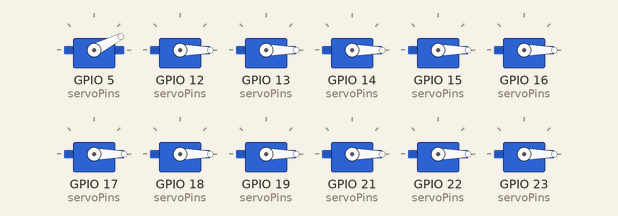
Simulated run of this sketch. Board: ESP32. On the bench: 12 × servo. Servo pulses on a pin are drawn as a servo (544–2400 µs = 0–180°).

Above: at 2.05 s.
At 3.5 s:
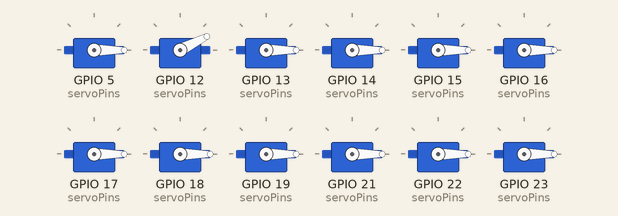
At 5.05 s:
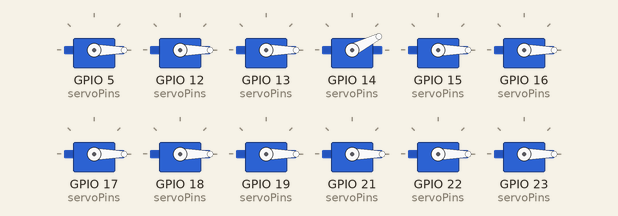
At 8.05 s:
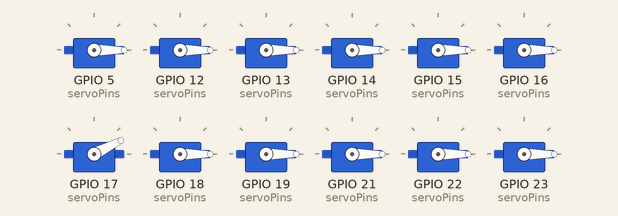
At 11.05 s:
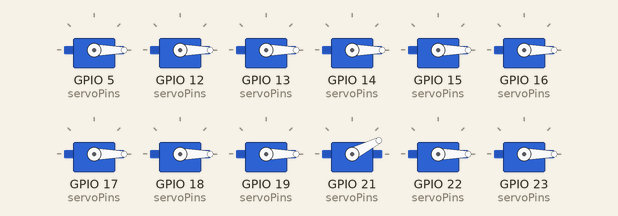
At 14.0 s:
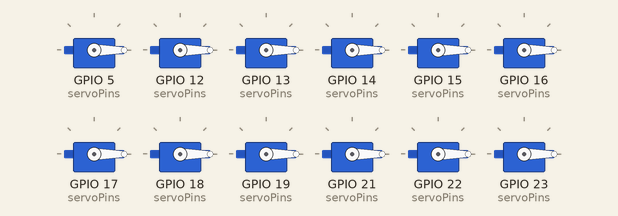
Timing chart, 0 to 17.6 s (numbered marks = the images above):
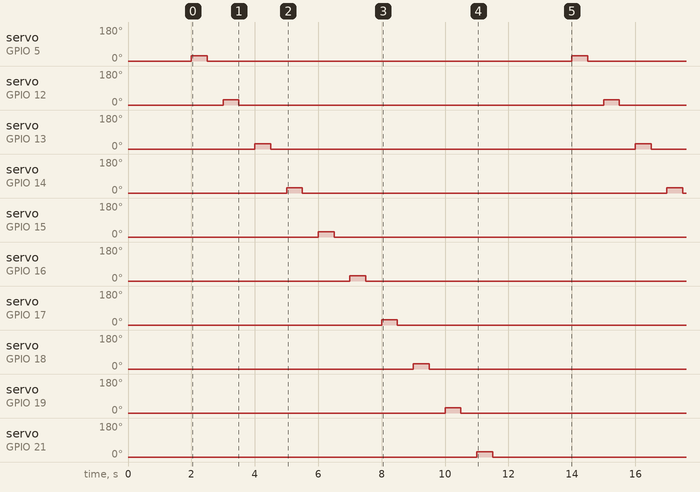

Measured:
- by itself, servo on GPIO 5 (servoPins), servo on GPIO 12 (servoPins), servo on GPIO 13 (servoPins), servo on GPIO 14 (servoPins), servo on GPIO 15 (servoPins), servo on GPIO 16 (servoPins), servo on GPIO 17 (servoPins), servo on GPIO 18 (servoPins), servo on GPIO 19 (servoPins), servo on GPIO 21 (servoPins), servo on GPIO 22 (servoPins), servo on GPIO 23 (servoPins): alternates 27° for 0.50 s and 0° for 11.5 s

The sketch:

Servo03.ino
```cpp
#include "esp32-hal-ledc.h"

uint32_t maxint = 65535;
uint32_t servoMax = 8000;
uint32_t servoMin = 1700;
uint32_t servoCenter = (servoMin + servoMax) / 2;
uint32_t servoLow = servoMin; //1700 + 1300;
uint32_t servoHigh = 1700 + 1000; //servoLow+1000;

const byte numberOfServos = 12;
byte servoPins[numberOfServos] = {5,12,13,14,15,16,17,18,19,21,22,23};

void setup() {
  //Serial.begin(9600);

  for (byte servoIndex = 0; servoIndex < numberOfServos; servoIndex++)
  {
    byte channel = servoIndex;
    byte servoPin = servoPins[servoIndex];

    ledcSetup(channel, 50, 16); // channel X, 50 Hz, 16-bit depth
    ledcAttachPin(servoPin, channel);   // GPIO servoPin on channel X
    ledcWrite(channel, servoMin);
  }
  delay(2000);
}

void loop() {
  for (byte servoIndex=0; servoIndex < numberOfServos; servoIndex++)
  {
    byte channel = servoIndex;
    ledcWrite(channel, servoHigh);
    delay(500);
    ledcWrite(channel, servoLow);
    delay(500);
  }
}
```
